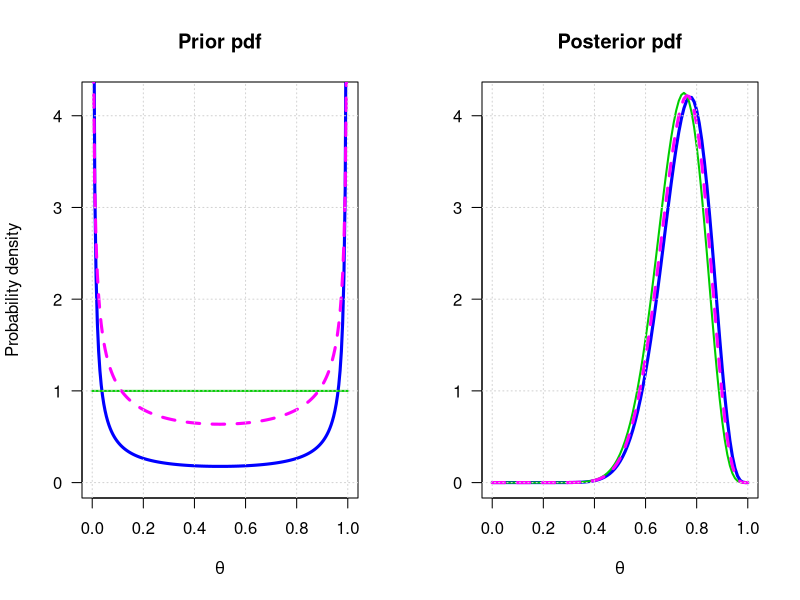
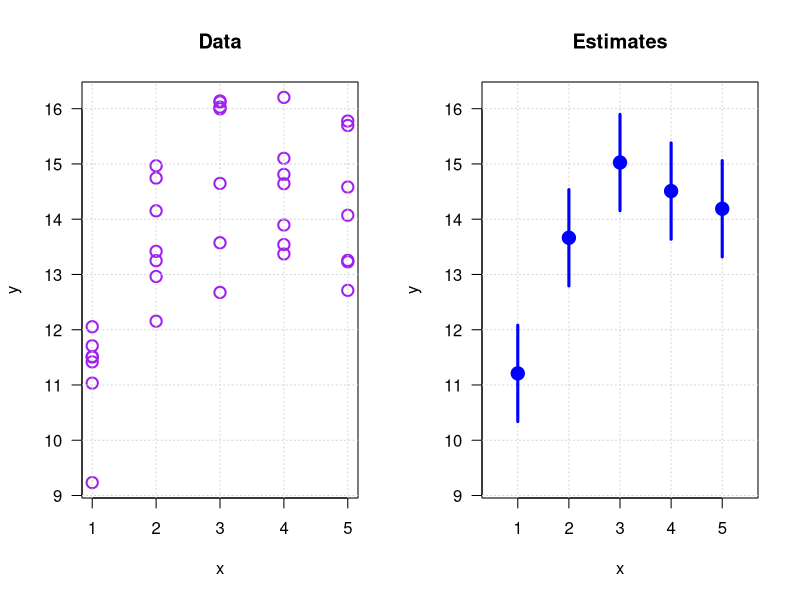
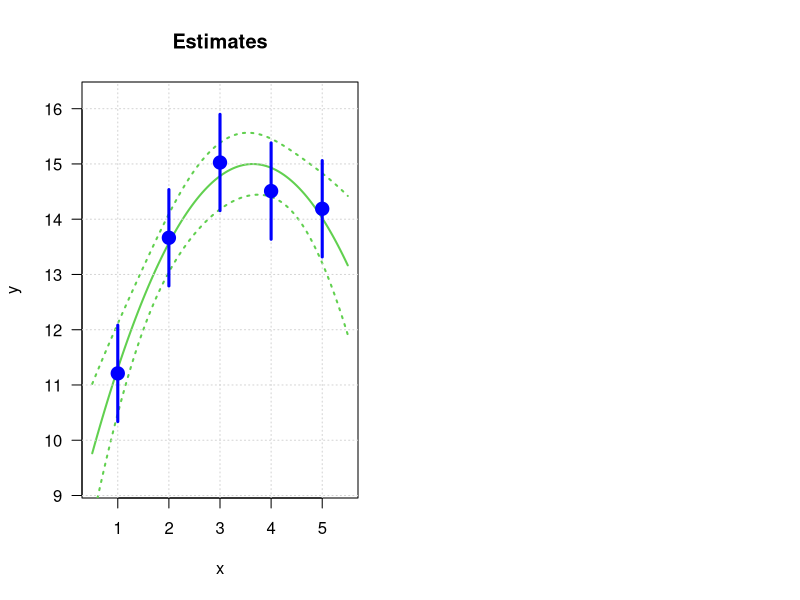

Reproduce these figures in R, in order.
## ---- chunk 1
set.seed(2021)
x <- rnorm(20, 3)
y <- rnorm(25, 0, 2)
## ---- chunk 2
par(mfrow = c(1, 2))

col1 <- "blue"
col2 <- "green3"
col3 <- "magenta"

curve(xlab = expression(theta), ylab = "Probability density", ylim = c(0, 4.2),
      main = "Prior pdf", las = 1,
      dbeta(x, 0.1, 0.1), from = 0, to = 1,    lwd = 3, col = col1, n = 200)
curve(dbeta(x, 1,   1  ), add = TRUE,          lwd = 2, col = col2)
curve(dbeta(x, 0.5, 0.5), add = TRUE, lty = 2, lwd = 3, col = col3, n = 200)
grid()

curve(xlab = expression(theta), ylab = "", ylim = c(0, 4.2),
      main = "Posterior pdf", las = 1,
      dbeta(x, 15.1, 5.1), from = 0, to = 1,    lwd = 3, col = col1)
curve(dbeta(x, 16,   6  ), add = TRUE,          lwd = 2, col = col2)
curve(dbeta(x, 15.5, 5.5), add = TRUE, lty = 2, lwd = 3, col = col3)
grid()
## ---- chunk 3
set.seed(2021)
ff <- function(x)
    15 - 0.4 * (x - 4.1)^2

x <- rep(1:5, each = 7)
y <- rnorm(x, ff(x))

m0 <- lm(y ~ factor(x))
m1 <- lm(y ~ poly(x, 2))

xx0 <- 1:5
xx1 <- seq(0.5, 5.5, length.out = 101)
pp0 <- predict(m0, newdata = data.frame(x = xx0), interval = "confidence")
pp1 <- predict(m1, newdata = data.frame(x = xx1), interval = "confidence")
## ---- chunk 4
plot(x, y, main = "Data", col = "purple", cex = 1.5, lwd = 2, las = 1)
grid()
## ---- chunk 5
suppressMessages(library(gplots))
matplot(xx1, pp1, type = "n", ylim = range(y),
        xlab = "x", ylab = "y", main = "Estimates", las = 1)
grid()
plotCI(xx0, pp0[, "fit"],
       li = pp0[, "lwr"],
       ui = pp0[, "upr"],
       add = TRUE, pch = 19, sfrac = 0, gap = 0, col = "blue", lwd = 3,
       cex = 1.5)
## ---- chunk 6
matplot(xx1, pp1, type = "l", lwd = 2, ylim = range(y), col = c(3, 3, 3),
        xlab = "x", ylab = "y", main = "Estimates", las = 1, lty = c(1, 3, 3))
grid()
plotCI(xx0, pp0[, "fit"],
       li = pp0[, "lwr"],
       ui = pp0[, "upr"],
       add = TRUE, pch = 19, sfrac = 0, gap = 0, col = "blue", lwd = 3,
       cex = 1.5)
